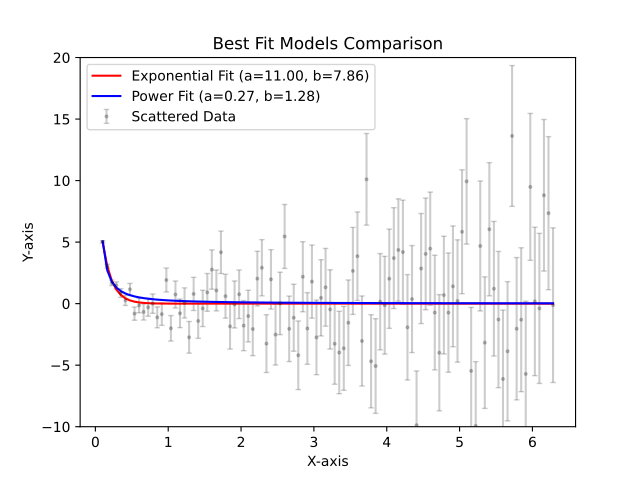

Here is the Python script that generated this plot:
import numpy as np
from matplotlib import pyplot as plt
from scipy.optimize import curve_fit

x = np.linspace(0.1, 2 * np.pi, 100)
y = np.linspace(0.1, 2 * np.pi, 100)

def f(x, a, b):
    return a * np.exp(-b * x)

def p(x, a, b):
    return a / (x**b)

at = 10
bt = 7
yt = f(x, at, bt)
sigma = np.linspace(0.1, 2 * np.pi, 100)
ys = yt + np.random.normal(0, sigma)

opt_f, cov_f = curve_fit(f,x,ys, p0 = [10,5], sigma = sigma)
opt_p, cov_p = curve_fit(p,x,ys, p0 = [1,1], sigma = sigma)

print(f"Exponential: a = {opt_f[0]:.4f}, b = {opt_f[1]:.4f}")
print(f"Power: a = {opt_p[0]:.4f}, b = {opt_p[1]:.4f}")

plt.errorbar(x, ys, yerr=sigma, fmt='o', color='black', markersize=2, capsize=2, alpha = 0.2, label='Scattered Data')

plt.plot(x, f(x, *opt_f), color='red', label=f'Exponential Fit (a={opt_f[0]:.2f}, b={opt_f[1]:.2f})')

plt.plot(x, p(x, *opt_p), color='blue', label=f'Power Fit (a={opt_p[0]:.2f}, b={opt_p[1]:.2f})')

plt.xlabel('X-axis')
plt.ylabel('Y-axis')
plt.title('Best Fit Models Comparison')
plt.legend()
plt.ylim(-10, 20)  # Constrain y-axis to see data clearly
plt.show()
